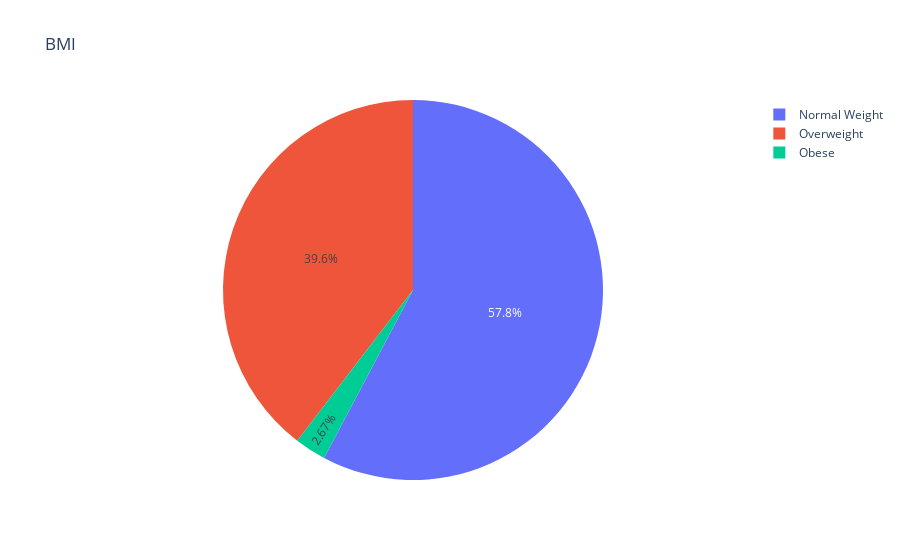

Here is the notebook cell this chart was saved with:
### Markdown cell above
## ↘️ BMI

### Code cell
fig=px.pie(BMI_Category_count,values='count',names='BMI Category',title="BMI")
fig.show()

### Figure 1 — Plotly figure (JSON) as saved in the notebook; plotly's stock layout.template omitted (floating-point values rounded to 4 significant figures)
{"data": [{"domain": {"x": [0, 1], "y": [0, 1]}, "hovertemplate": "BMI Category=%{label}<br>count=%{value}<extra></extra>", "labels": ["Normal Weight", "Overweight", "Obese"], "legendgroup": "", "name": "", "showlegend": true, "type": "pie", "values": [216, 148, 10]}], "layout": {"legend": {"tracegroupgap": 0}, "title": {"text": "BMI"}}}
